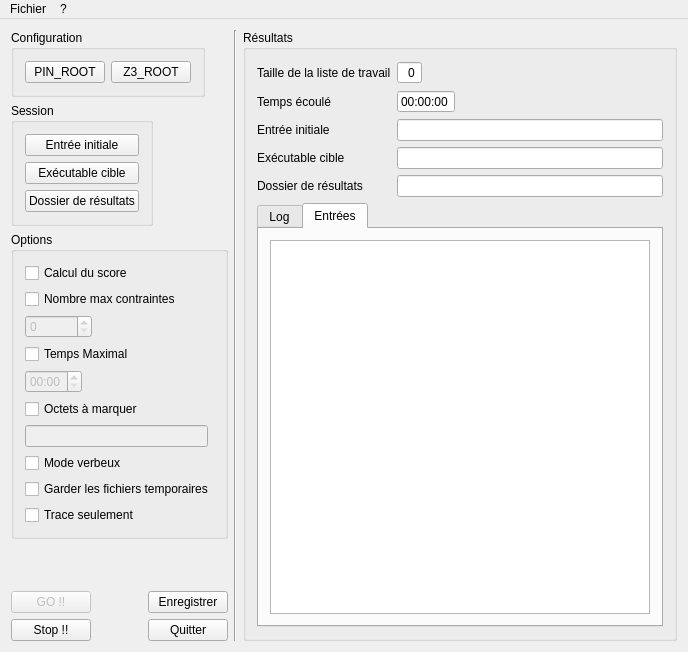
<?xml version="1.0" encoding="UTF-8"?>
<ui version="4.0">
 <class>FUZZWIN_GUIClass</class>
 <widget class="QMainWindow" name="FUZZWIN_GUIClass">
  <property name="enabled">
   <bool>true</bool>
  </property>
  <property name="geometry">
   <rect>
    <x>0</x>
    <y>0</y>
    <width>688</width>
    <height>545</height>
   </rect>
  </property>
  <property name="sizePolicy">
   <sizepolicy hsizetype="Fixed" vsizetype="Fixed">
    <horstretch>0</horstretch>
    <verstretch>2</verstretch>
   </sizepolicy>
  </property>
  <property name="windowTitle">
   <string>FUZZWIN V1.2 - 02/03/2014</string>
  </property>
  <property name="windowOpacity">
   <double>1.000000000000000</double>
  </property>
  <widget class="QWidget" name="centralWidget">
   <property name="sizePolicy">
    <sizepolicy hsizetype="Fixed" vsizetype="Fixed">
     <horstretch>0</horstretch>
     <verstretch>0</verstretch>
    </sizepolicy>
   </property>
   <layout class="QGridLayout" name="gridLayout">
    <item row="0" column="3" rowspan="6">
     <widget class="Line" name="Vline">
      <property name="orientation">
       <enum>Qt::Vertical</enum>
      </property>
     </widget>
    </item>
    <item row="0" column="0" colspan="3">
     <widget class="QGroupBox" name="GUI_groupConfiguration">
      <property name="sizePolicy">
       <sizepolicy hsizetype="Fixed" vsizetype="Fixed">
        <horstretch>0</horstretch>
        <verstretch>0</verstretch>
       </sizepolicy>
      </property>
      <property name="title">
       <string>Configuration</string>
      </property>
      <layout class="QHBoxLayout" name="horizontalLayout">
       <item>
        <widget class="QPushButton" name="GUI_selectPinButton">
         <property name="autoFillBackground">
          <bool>true</bool>
         </property>
         <property name="text">
          <string>PIN_ROOT</string>
         </property>
        </widget>
       </item>
       <item>
        <widget class="QPushButton" name="GUI_selectZ3Button">
         <property name="autoFillBackground">
          <bool>true</bool>
         </property>
         <property name="text">
          <string>Z3_ROOT</string>
         </property>
        </widget>
       </item>
      </layout>
     </widget>
    </item>
    <item row="1" column="0" colspan="3">
     <widget class="QGroupBox" name="GUI_groupSession">
      <property name="sizePolicy">
       <sizepolicy hsizetype="Fixed" vsizetype="Fixed">
        <horstretch>0</horstretch>
        <verstretch>0</verstretch>
       </sizepolicy>
      </property>
      <property name="title">
       <string>Session</string>
      </property>
      <layout class="QVBoxLayout" name="verticalLayout_3">
       <item>
        <widget class="QPushButton" name="GUI_selectInitialInputButton">
         <property name="text">
          <string>Entrée initiale</string>
         </property>
        </widget>
       </item>
       <item>
        <widget class="QPushButton" name="GUI_selectTargetButton">
         <property name="text">
          <string>Exécutable cible</string>
         </property>
        </widget>
       </item>
       <item>
        <widget class="QPushButton" name="GUI_selectResultsDirButton">
         <property name="text">
          <string>Dossier de résultats</string>
         </property>
        </widget>
       </item>
      </layout>
     </widget>
    </item>
    <item row="2" column="0" colspan="3">
     <widget class="QGroupBox" name="GUI_groupOptions">
      <property name="sizePolicy">
       <sizepolicy hsizetype="Fixed" vsizetype="Fixed">
        <horstretch>0</horstretch>
        <verstretch>0</verstretch>
       </sizepolicy>
      </property>
      <property name="title">
       <string>Options</string>
      </property>
      <layout class="QGridLayout" name="gridLayout_2">
       <item row="0" column="0">
        <widget class="QCheckBox" name="GUI_scoreEnabled">
         <property name="text">
          <string>Calcul du score</string>
         </property>
        </widget>
       </item>
       <item row="5" column="0">
        <widget class="QCheckBox" name="GUI_bytesToTaintEnabled">
         <property name="text">
          <string>Octets à marquer</string>
         </property>
        </widget>
       </item>
       <item row="1" column="0">
        <widget class="QCheckBox" name="GUI_maxConstraintsEnabled">
         <property name="text">
          <string>Nombre max contraintes</string>
         </property>
        </widget>
       </item>
       <item row="2" column="0">
        <widget class="QSpinBox" name="GUI_maxConstraints">
         <property name="enabled">
          <bool>false</bool>
         </property>
         <property name="sizePolicy">
          <sizepolicy hsizetype="Fixed" vsizetype="Fixed">
           <horstretch>0</horstretch>
           <verstretch>0</verstretch>
          </sizepolicy>
         </property>
         <property name="maximum">
          <number>100000</number>
         </property>
        </widget>
       </item>
       <item row="3" column="0">
        <widget class="QCheckBox" name="GUI_maxTimeEnabled">
         <property name="text">
          <string>Temps Maximal</string>
         </property>
        </widget>
       </item>
       <item row="4" column="0">
        <widget class="QTimeEdit" name="GUI_maxTime">
         <property name="enabled">
          <bool>false</bool>
         </property>
         <property name="sizePolicy">
          <sizepolicy hsizetype="Fixed" vsizetype="Fixed">
           <horstretch>0</horstretch>
           <verstretch>0</verstretch>
          </sizepolicy>
         </property>
         <property name="displayFormat">
          <string>mm:ss</string>
         </property>
        </widget>
       </item>
       <item row="6" column="0">
        <widget class="QLineEdit" name="GUI_listOfBytesToTaint">
         <property name="enabled">
          <bool>false</bool>
         </property>
        </widget>
       </item>
       <item row="7" column="0">
        <widget class="QCheckBox" name="GUI_verboseEnabled">
         <property name="text">
          <string>Mode verbeux</string>
         </property>
        </widget>
       </item>
       <item row="8" column="0" colspan="2">
        <widget class="QCheckBox" name="GUI_keepfilesEnabled">
         <property name="text">
          <string>Garder les fichiers temporaires</string>
         </property>
        </widget>
       </item>
       <item row="9" column="0">
        <widget class="QCheckBox" name="GUI_traceOnlyEnabled">
         <property name="text">
          <string>Trace seulement</string>
         </property>
        </widget>
       </item>
      </layout>
     </widget>
    </item>
    <item row="0" column="4" rowspan="6">
     <widget class="QGroupBox" name="GUI_groupResultats">
      <property name="sizePolicy">
       <sizepolicy hsizetype="Minimum" vsizetype="Preferred">
        <horstretch>0</horstretch>
        <verstretch>0</verstretch>
       </sizepolicy>
      </property>
      <property name="title">
       <string>Résultats</string>
      </property>
      <layout class="QGridLayout" name="gridLayout_3">
       <item row="1" column="0">
        <widget class="QLabel" name="labelElapsedTime">
         <property name="sizePolicy">
          <sizepolicy hsizetype="Fixed" vsizetype="Preferred">
           <horstretch>0</horstretch>
           <verstretch>0</verstretch>
          </sizepolicy>
         </property>
         <property name="text">
          <string>Temps écoulé</string>
         </property>
         <property name="alignment">
          <set>Qt::AlignRight|Qt::AlignTrailing|Qt::AlignVCenter</set>
         </property>
        </widget>
       </item>
       <item row="5" column="0" colspan="3">
        <widget class="QTabWidget" name="GUI_Tabs">
         <property name="sizePolicy">
          <sizepolicy hsizetype="Expanding" vsizetype="Expanding">
           <horstretch>1</horstretch>
           <verstretch>0</verstretch>
          </sizepolicy>
         </property>
         <property name="currentIndex">
          <number>1</number>
         </property>
         <widget class="QWidget" name="GUI_logTab">
          <attribute name="title">
           <string>Log</string>
          </attribute>
          <layout class="QHBoxLayout" name="horizontalLayout_2">
           <item>
            <widget class="QTextEdit" name="GUI_logWindow">
             <property name="acceptDrops">
              <bool>false</bool>
             </property>
            </widget>
           </item>
          </layout>
         </widget>
         <widget class="QWidget" name="GUI_entriesTab">
          <attribute name="title">
           <string>Entrées</string>
          </attribute>
          <layout class="QVBoxLayout" name="verticalLayout_2">
           <item>
            <widget class="QTreeWidget" name="GUI_listOfInputs">
             <property name="columnCount">
              <number>0</number>
             </property>
             <attribute name="headerCascadingSectionResizes">
              <bool>false</bool>
             </attribute>
            </widget>
           </item>
          </layout>
         </widget>
        </widget>
       </item>
       <item row="4" column="1" colspan="2">
        <widget class="QLineEdit" name="GUI_resultsDir">
         <property name="sizePolicy">
          <sizepolicy hsizetype="Minimum" vsizetype="Fixed">
           <horstretch>0</horstretch>
           <verstretch>0</verstretch>
          </sizepolicy>
         </property>
        </widget>
       </item>
       <item row="4" column="0">
        <widget class="QLabel" name="labelResultsDir">
         <property name="sizePolicy">
          <sizepolicy hsizetype="Fixed" vsizetype="Preferred">
           <horstretch>0</horstretch>
           <verstretch>0</verstretch>
          </sizepolicy>
         </property>
         <property name="text">
          <string>Dossier de résultats</string>
         </property>
        </widget>
       </item>
       <item row="2" column="1" colspan="2">
        <widget class="QLineEdit" name="GUI_initialInput">
         <property name="sizePolicy">
          <sizepolicy hsizetype="Minimum" vsizetype="Fixed">
           <horstretch>0</horstretch>
           <verstretch>0</verstretch>
          </sizepolicy>
         </property>
        </widget>
       </item>
       <item row="0" column="1">
        <widget class="QSpinBox" name="GUI_worklistSize">
         <property name="sizePolicy">
          <sizepolicy hsizetype="Fixed" vsizetype="Fixed">
           <horstretch>0</horstretch>
           <verstretch>0</verstretch>
          </sizepolicy>
         </property>
         <property name="alignment">
          <set>Qt::AlignRight|Qt::AlignTrailing|Qt::AlignVCenter</set>
         </property>
         <property name="readOnly">
          <bool>true</bool>
         </property>
         <property name="buttonSymbols">
          <enum>QAbstractSpinBox::NoButtons</enum>
         </property>
        </widget>
       </item>
       <item row="0" column="0">
        <widget class="QLabel" name="labelWorklistSize">
         <property name="sizePolicy">
          <sizepolicy hsizetype="Fixed" vsizetype="Preferred">
           <horstretch>0</horstretch>
           <verstretch>0</verstretch>
          </sizepolicy>
         </property>
         <property name="text">
          <string>Taille de la liste de travail</string>
         </property>
        </widget>
       </item>
       <item row="3" column="0">
        <widget class="QLabel" name="labelTargetPath">
         <property name="sizePolicy">
          <sizepolicy hsizetype="Fixed" vsizetype="Preferred">
           <horstretch>0</horstretch>
           <verstretch>0</verstretch>
          </sizepolicy>
         </property>
         <property name="text">
          <string>Exécutable cible</string>
         </property>
        </widget>
       </item>
       <item row="3" column="1" colspan="2">
        <widget class="QLineEdit" name="GUI_targetPath">
         <property name="sizePolicy">
          <sizepolicy hsizetype="Minimum" vsizetype="Fixed">
           <horstretch>0</horstretch>
           <verstretch>0</verstretch>
          </sizepolicy>
         </property>
        </widget>
       </item>
       <item row="1" column="1">
        <widget class="QTimeEdit" name="GUI_elapsedTime">
         <property name="sizePolicy">
          <sizepolicy hsizetype="Fixed" vsizetype="Fixed">
           <horstretch>0</horstretch>
           <verstretch>0</verstretch>
          </sizepolicy>
         </property>
         <property name="layoutDirection">
          <enum>Qt::LeftToRight</enum>
         </property>
         <property name="autoFillBackground">
          <bool>false</bool>
         </property>
         <property name="alignment">
          <set>Qt::AlignRight|Qt::AlignTrailing|Qt::AlignVCenter</set>
         </property>
         <property name="readOnly">
          <bool>true</bool>
         </property>
         <property name="buttonSymbols">
          <enum>QAbstractSpinBox::NoButtons</enum>
         </property>
         <property name="displayFormat">
          <string>HH:mm:ss</string>
         </property>
        </widget>
       </item>
       <item row="2" column="0">
        <widget class="QLabel" name="labelInitialInput">
         <property name="sizePolicy">
          <sizepolicy hsizetype="Fixed" vsizetype="Preferred">
           <horstretch>0</horstretch>
           <verstretch>0</verstretch>
          </sizepolicy>
         </property>
         <property name="text">
          <string>Entrée initiale</string>
         </property>
        </widget>
       </item>
      </layout>
     </widget>
    </item>
    <item row="5" column="0">
     <widget class="QPushButton" name="GUI_stopButton">
      <property name="sizePolicy">
       <sizepolicy hsizetype="Fixed" vsizetype="Fixed">
        <horstretch>0</horstretch>
        <verstretch>0</verstretch>
       </sizepolicy>
      </property>
      <property name="text">
       <string>Stop !!</string>
      </property>
     </widget>
    </item>
    <item row="5" column="2">
     <widget class="QPushButton" name="GUI_quitButton">
      <property name="sizePolicy">
       <sizepolicy hsizetype="Fixed" vsizetype="Fixed">
        <horstretch>0</horstretch>
        <verstretch>0</verstretch>
       </sizepolicy>
      </property>
      <property name="text">
       <string>Quitter</string>
      </property>
     </widget>
    </item>
    <item row="3" column="1">
     <spacer name="verticalSpacer">
      <property name="orientation">
       <enum>Qt::Vertical</enum>
      </property>
      <property name="sizeHint" stdset="0">
       <size>
        <width>20</width>
        <height>40</height>
       </size>
      </property>
     </spacer>
    </item>
    <item row="4" column="0">
     <widget class="QPushButton" name="GUI_startButton">
      <property name="enabled">
       <bool>false</bool>
      </property>
      <property name="sizePolicy">
       <sizepolicy hsizetype="Fixed" vsizetype="Fixed">
        <horstretch>0</horstretch>
        <verstretch>0</verstretch>
       </sizepolicy>
      </property>
      <property name="text">
       <string>GO !!</string>
      </property>
      <property name="default">
       <bool>false</bool>
      </property>
      <property name="flat">
       <bool>false</bool>
      </property>
     </widget>
    </item>
    <item row="4" column="2">
     <widget class="QPushButton" name="GUI_saveButton">
      <property name="sizePolicy">
       <sizepolicy hsizetype="Fixed" vsizetype="Fixed">
        <horstretch>0</horstretch>
        <verstretch>0</verstretch>
       </sizepolicy>
      </property>
      <property name="text">
       <string>Enregistrer</string>
      </property>
     </widget>
    </item>
   </layout>
  </widget>
  <widget class="QMenuBar" name="menuBar">
   <property name="geometry">
    <rect>
     <x>0</x>
     <y>0</y>
     <width>688</width>
     <height>21</height>
    </rect>
   </property>
   <widget class="QMenu" name="menuFichier">
    <property name="title">
     <string>Fichier</string>
    </property>
    <addaction name="actionQuitter"/>
   </widget>
   <widget class="QMenu" name="menu">
    <property name="title">
     <string>?</string>
    </property>
    <addaction name="action_aboutFuzzWin"/>
   </widget>
   <addaction name="menuFichier"/>
   <addaction name="menu"/>
  </widget>
  <action name="actionQuitter">
   <property name="text">
    <string>Quitter</string>
   </property>
  </action>
  <action name="action_aboutFuzzWin">
   <property name="text">
    <string>A propos de FuzzWin</string>
   </property>
  </action>
  <action name="actionA_propos_de_Qt">
   <property name="text">
    <string>A propos de Qt</string>
   </property>
  </action>
  <action name="actionA_propos_de_PIN">
   <property name="text">
    <string>A propos de PIN</string>
   </property>
  </action>
 </widget>
 <layoutdefault spacing="6" margin="11"/>
 <resources>
  <include location="fuzzwin_gui.qrc"/>
 </resources>
 <connections>
  <connection>
   <sender>GUI_bytesToTaintEnabled</sender>
   <signal>clicked(bool)</signal>
   <receiver>GUI_listOfBytesToTaint</receiver>
   <slot>setEnabled(bool)</slot>
   <hints>
    <hint type="sourcelabel">
     <x>72</x>
     <y>366</y>
    </hint>
    <hint type="destinationlabel">
     <x>92</x>
     <y>394</y>
    </hint>
   </hints>
  </connection>
  <connection>
   <sender>GUI_maxConstraintsEnabled</sender>
   <signal>clicked(bool)</signal>
   <receiver>GUI_maxConstraints</receiver>
   <slot>setEnabled(bool)</slot>
   <hints>
    <hint type="sourcelabel">
     <x>132</x>
     <y>317</y>
    </hint>
    <hint type="destinationlabel">
     <x>196</x>
     <y>316</y>
    </hint>
   </hints>
  </connection>
  <connection>
   <sender>GUI_maxTimeEnabled</sender>
   <signal>clicked(bool)</signal>
   <receiver>GUI_maxTime</receiver>
   <slot>setEnabled(bool)</slot>
   <hints>
    <hint type="sourcelabel">
     <x>62</x>
     <y>339</y>
    </hint>
    <hint type="destinationlabel">
     <x>190</x>
     <y>345</y>
    </hint>
   </hints>
  </connection>
  <connection>
   <sender>GUI_quitButton</sender>
   <signal>clicked(bool)</signal>
   <receiver>FUZZWIN_GUIClass</receiver>
   <slot>close()</slot>
   <hints>
    <hint type="sourcelabel">
     <x>159</x>
     <y>530</y>
    </hint>
    <hint type="destinationlabel">
     <x>193</x>
     <y>545</y>
    </hint>
   </hints>
  </connection>
 </connections>
</ui>
